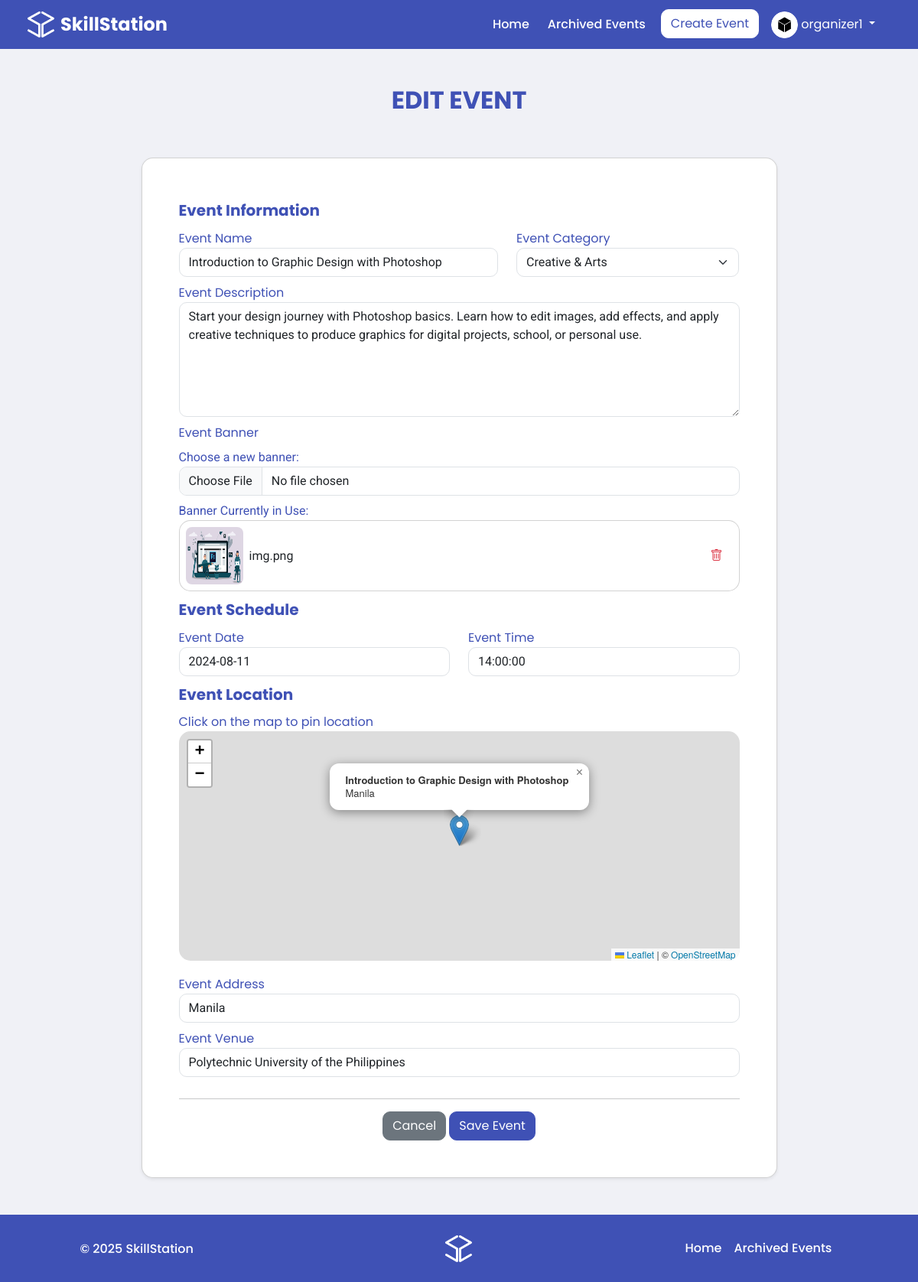
Screenshot of /organizer/edit-event.php?eventId=10 (signed in) with the database file from the repository.
### tables this page shows
CREATE TABLE `events` (
  `eventId` int(11) NOT NULL,
  `organizerId` int(11) NOT NULL,
  `name` varchar(50) NOT NULL,
  `category` varchar(40) NOT NULL,
  `description` varchar(255) NOT NULL,
  `image` varchar(40) NOT NULL,
  `date` date NOT NULL,
  `time` time NOT NULL,
  `latitude` decimal(10,8) NOT NULL,
  `longitude` decimal(11,8) NOT NULL,
  `address` varchar(255) NOT NULL,
  `venue` varchar(150) NOT NULL
);

### backend/shared/connect.php (called while the page is built, shortened)
<?php
  function executeQuery($query){
    $conn = $GLOBALS['conn'];
    return mysqli_query($conn, $query);
  }
?>

### backend/organizer/edit-event.php (called while the page is built, shortened)
<?php
include("../backend/shared/connect.php");
if (isset($_GET['eventId'])) {
    $eventId = $_GET['eventId'];
    $eventQuery = "SELECT * FROM events WHERE eventId = '$eventId'";
    $eventResults = executeQuery($eventQuery);
} else {
    header("Location: ./");
    exit();
}
?>

### organizer/edit-event.php (the view, shortened to what this page needs)
<?php
include("../backend/organizer/edit-event.php");
?>
<!doctype html>
<html lang="en">
<head>
    <link href="https://cdn.jsdelivr.net/npm/bootstrap@5.3.6/dist/css/bootstrap.min.css" rel="stylesheet"
>
    <link rel="stylesheet" href="https://unpkg.com/leaflet@1.9.4/dist/leaflet.css"
 />
    <link rel="stylesheet" href="../assets/css/style.css">
    <link rel="stylesheet" href="../assets/css/navbar.css">
</head>
<body class="d-flex flex-column min-vh-100">
    <?php include("../assets/php/navbar-organizer.php") ?>
    <main class="container">
        <div class="row">
            <div class="col my-5">
                <h2 class="text-center">EDIT EVENT</h2>
            </div>
        </div>
        <div class="row justify-content-center mb-5">
            <div class="col-12 col-lg-9">
                <div class="card shadow-sm p-3 p-md-4 p-lg-5">
                    <?php
                    if (mysqli_num_rows($eventResults)) {
                        while ($event = mysqli_fetch_assoc($eventResults)) { ?>
                            <form method="POST" enctype="multipart/form-data">
                                <div class="row">
                                    <h5 class="mt-2">Event Information</h5>
                                    <div class="col-12 col-md-7 my-1">
                                        <label for="eventName" class="form-label m-0">Event Name</label>
                                        <input class="form-control" type="text" placeholder="Enter Event Name" id="eventName" name="eventName" value="<?php echo $event['name']?>" required>
                                    </div>
                                    <div class="col-12 col-md-5 my-1">
                                        <label for="eventCategory" class="form-label m-0">Event Category</label>
                                        <select class="form-select" id="eventCategory" name="eventCategory" required>
                                            <option <?php echo ($event['category'] == 'Creative & Arts') ? 'selected' : ''; ?> value="Creative & Arts">
                                                Creative & Arts
                                            </option>
                                        </select>
                                    </div>
                                    <div class="col-12 my-1">
                                        <label for="eventDescription" class="form-label m-0">Event Description</label>
                                        <textarea class="form-control" placeholder="Enter Event Description" id="eventDescription" name="eventDescription" style="height: 150px" required><?php echo $event['description']?></textarea>
                                    </div>
                                    <div class="col-12 my-1">
                                        <label for="eventBanner" class="form-label">Event Banner</label>
                                        <p class="mb-0" style="color: var(--primaryColor)">Choose a new banner:</p>
                                        <input class="form-control" type="file" accept="image/*" id="eventBanner" name="eventBanner" onchange="previewImage()">
                                    </div>
                                    <div class="col-12 my-1" id="previewContainer" style="display: <?php echo ($event['image']) ? 'block' : 'none'; ?>;">
                                        <p class="mb-0" style="color: var(--primaryColor)">Banner Currently in Use:</p>
                                        <div class="card d-flex flex-row justify-content-between align-items-center p-2">
                                            <div class="d-flex flex-row align-items-center">
                                                <img src="../assets/img/events/<?php echo $event['image']?>" class="rounded-3" alt="Image Preview" id="imagePreview" name="imagePreview" style="width: 75px; height: 75px">
                                                <p class="ms-2 mb-0" id="imageName">img.png</p>
                                            </div>
                                            <button class="btn text-danger" type="button" onclick="removeImage()">
                                                <i class="bi bi-trash"></i>
                                            </button>
                                        </div>
                                    </div>
                                </div>
                                <div class="row">
                                    <h5 class="mt-2">Event Schedule</h5>
                                    <div class="col-12 col-md-6 my-1">
                                        <label for="eventDate" class="form-label m-0">Event Date</label>
                                        <input class="form-control" type="text" onfocus="(this.type='date')" placeholder="Enter Event Date" id="eventDate" name="eventDate" value="<?php echo $event['date']?>" required>
                                    </div>
                                    <div class="col-12 col-md-6 my-1">
                                        <label for="eventTime" class="form-label m-0">Event Time</label>
                                        <input class="form-control" type="text" onfocus="(this.type='time')" placeholder="Enter Event Time" id="eventTime" name="eventTime" value="<?php echo $event['time']?>" required>
                                    </div>
                                </div>
                                <div class="row">
                                    <h5 class="mt-2">Event Location</h5>
                                    <div class="col-12 my-1">
                                        <div class="form-label m-0">Click on the map to pin location</div>
                                        <div id="leafletMap" style="height: 300px; border-radius: 15px; margin-bottom: 10px;"></div>
                                    </div>
                                    <div class="col-12 my-1">
                                        <label for="eventAddress" class="form-label m-0">Event Address</label>
                                        <input class="form-control" type="text" placeholder="Pin a Location" id="eventAddress" name="eventAddress" readonly required>
                                    </div>
                                    <div class="col-12 my-1">
                                        <label for="eventVenue" class="form-label m-0">Event Venue</label>
                                        <input class="form-control" type="text" placeholder="Enter Venue" id="eventVenue" name="eventVenue" value="<?php echo $event['venue']?>" required>
                                    </div>
                                </div>
                                <div class="row text-center mt-2">
                                    <div class="col">
                                        <hr>
                                        <button class="btn btn-secondary" type="button" data-bs-toggle="modal" data-bs-target="#cancelCreate">Cancel</button>
                                        <button class="btn btn-primary" type="submit" id="btnSave" name="btnSave">Save Event</button>
                                    </div>
                                </div>
                            </form>
                        <?php
                        }
                    }
                    ?>
                </div>
            </div>
        </div>
    </main>
    <?php include("../assets/php/footer-organizer.php") ?>
</body>
</html>

### assets/css/style.css (style rules this page uses)
:root { --heading: "Poppins", sans-serif; --body: "Roboto", sans-serif; --primaryColor: #3F51B5; --primaryColorHover: #5C6BC0; --neutralColor: #eeeeee; --bgColor: #F0F1F6; }
body { background-color: var(--bgColor); }
h1, h2, h3, h4, h5, h6 { font-family: var(--heading); }
h1, h2, h3, h4 { font-weight: bold; color: var(--primaryColor); }
p { font-family: var(--body); }
.btn { --bs-btn-font-family: var(--heading); --bs-btn-border-radius: 10px; }
.btn-primary { --bs-btn-bg: var(--primaryColor); --bs-btn-color: white !important; --bs-btn-border-color: var(--primaryColor); --bs-btn-hover-bg: var(--primaryColorHover); --bs-btn-hover-border-color: var(--primaryColorHover); --bs-btn-active-bg: var(--primaryColorHover); --bs-btn-active-border-color: var(--primaryColorHover); }
.card { border-radius: 15px; }
.form-select, .form-control { border-radius: 10px; }
.form-label { font-family: 'Poppins'; color: var(--primaryColor); }
input, select, .form-check, .form-control { font-family: 'Roboto'; }

### organizer/edit-event.php (style rules this page uses)
h5 { font-weight: bold; color: var(--primaryColor); }

### rows the page displays
events: eventName "Introduction to Graphic Design with Photoshop", eventDescription "Start your design journey with Photoshop basics. Learn how to edit images, add effects, and apply creative techniques to produce graphics for digital projects, school, or personal use.", image (picture), eventDate "2024-08-11", eventTime "14:00:00", eventVenue "Polytechnic University of the Philippines"

### other values shown
$username "organizer1"
